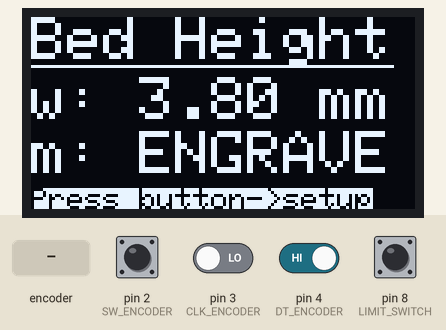
Recording of a sketch running on a simulated Arduino Nano, built with avr-gcc and run on an emulated ATmega328P. Parts: 128×64 one-colour display. The inputs (shaded band) are chosen by the test bench; at power-on: pin 2 (SW_ENCODER), pin 4 (DT_ENCODER), pin 8 (LIMIT_SWITCH) HIGH, pin 3 (CLK_ENCODER) LOW.

Above: at 1.4 s.
1.5 s: pin 2 (SW_ENCODER) driven LOW
At 1.86 s:
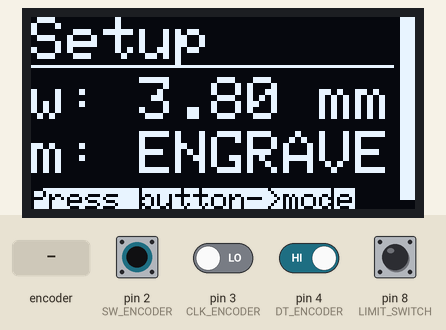
3.7 s: rotary encoder on pin 3 (CLK_ENCODER) / pin 4 (DT_ENCODER) turned 2 steps (second pin leading)
At 4.21 s:
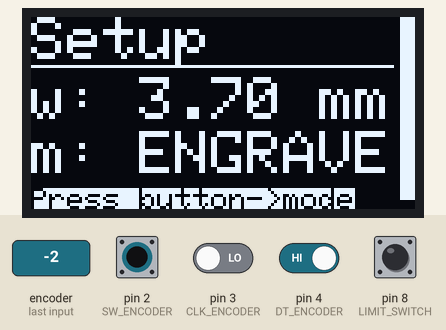
5.6 s: rotary encoder on pin 3 (CLK_ENCODER) / pin 4 (DT_ENCODER) turned 1 step (first pin leading)
At 6.33 s:
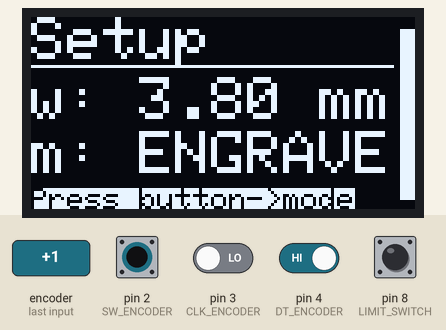
8.8 s: pin 8 (LIMIT_SWITCH) pulled LOW for 3.2 s
At 11.87 s:
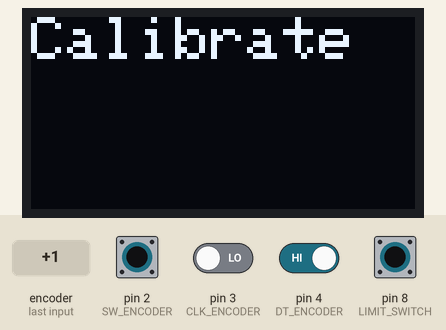
14.5 s: pin 2 (SW_ENCODER) pulsed HIGH 5 times (0.12 s each, 0.3 s apart)
At 15.42 s:
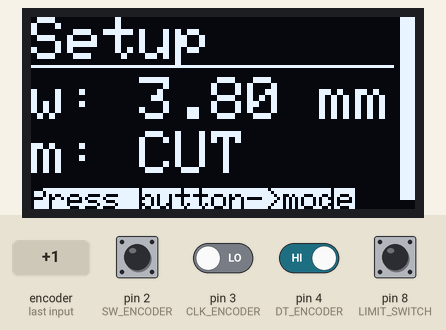

The sketch:

calibration_plateau_K40_V2.ino
```cpp
#include <SPI.h>                // Serial Peripheral Interface
#include <Wire.h>               // I2C
#include <Adafruit_GFX.h>       // Adafruit graphic library
#include <Adafruit_SSD1306.h>   // oled driver library

// Cablage écran OLED 128x64 pixels I2C basé sur le contrôleur SSD1306
//SCL pin A5
//SDA pin A4
Adafruit_SSD1306 display(128, 64, &Wire);

// cablage Micropstep Driver (pilote de moteur pas à pas)
// les pin ENA-, DIR- et PUL- sont à la masse
// dipswitch = S1-S3 : OFF-ON-OFF (1600 pulse / rev, à valider en fonction des besoins)
// dipswitch S4-S6 : OFF-ON-ON, max 2,5A
#define PULSE_STEPPER 5 // PUL+
#define DIR_STEPPER 6 // DIR+
#define ENABLE_STEPPER 7 // ENA+

// Cablâge encodeur
#define SW_ENCODER  2 // obligatoire sur pin 2 pour assurer la gestion des interrupts sur le nano
#define CLK_ENCODER 3
#define DT_ENCODER  4

// Variables liées à l'encodeur
int etatPrecedentSW;
int etatPrecedentCLK;
int etatPrecedentDT;
int ButtonPressed;

// Cablagge du microswitch fin de course. Par rapport à la masse, pullup interne actif.
#define LIMIT_SWITCH 8

// Deux modes possibles:
// graver : dans ce cas, le plateau positionne la focale du laser à la surface de la piece à graver,
// couper : dans ce cas, le plateau positionne la focale du laser au milieu de la piece à graver
#define GRAVER 1
#define COUPER 0
#define DEFAULT_MODE GRAVER

// Epaisseur maximum de la piece sur le plateau en 1/10e de mm
#define EPAISSEUR_MAX 38
int Epaisseur = EPAISSEUR_MAX; //en 1/10e de mm
int EpaisseurPrecedente = EPAISSEUR_MAX;

// Steps MIN et MAX du moteur pas a pas dans les limites du mécanisme
#define STEPMIN 0
#define STEPMAX 6000

// Delai d'attente (ms) sans action de l'opérateur avant de commencer la manoeuvre du plateau
#define STARTDELAY 6000

void setup() {
  // configure les pin du controleur de moteur pas a pas
  pinMode(PULSE_STEPPER, OUTPUT);
  pinMode(DIR_STEPPER, OUTPUT);
  pinMode(ENABLE_STEPPER, OUTPUT);

  // configure la pin du fin de course
  pinMode(LIMIT_SWITCH, INPUT_PULLUP);

  // Configure les pin du bouton encodeur KY-040)
  pinMode(SW_ENCODER, INPUT);
  pinMode(CLK_ENCODER, INPUT);
  pinMode(DT_ENCODER, INPUT);

  // Petite pause pour laisser le temps aux signaux de se stabiliser
  delay(200);

  // disable le moteur pas a pas -> pas de surchauffe, moins de conso
  digitalWrite(ENABLE_STEPPER, HIGH);

  // Mémorisation des valeurs initiales SW/CLK/DT de l'encodeur
  etatPrecedentSW  = digitalRead(SW_ENCODER);
  etatPrecedentCLK = digitalRead(CLK_ENCODER);
  etatPrecedentDT  = digitalRead(DT_ENCODER);

  // initialise l'ecran OLED
  //Utiliser le scanner I2C pour trouver le port série sur lequel se trouve votre écran
  display.begin(SSD1306_SWITCHCAPVCC, 0x3C);

  // Activation des interruptions sur les lignes CLK et DT pour la lecture de l'encodeur
  attachInterrupt(digitalPinToInterrupt(CLK_ENCODER), changementCLK, CHANGE);
  attachInterrupt(digitalPinToInterrupt(SW_ENCODER), changementSW, FALLING);

  Serial.begin(9600);
}

void loop() {
  unsigned long start;
  int Mode=DEFAULT_MODE;

  // ne fait rien, attends que l'operateur presse le bouton pour commencer les opérations
  RefreshStatusScreen( Epaisseur/10.0, Mode);
  do { delay( 200);  } while (!ButtonPressed);
  ButtonPressed = LOW;

  // L'operatreur peut selectionner l'épaisseur de la piece en tournant le bouton
  // et le mode graver/couper en poussant sur le bouton
  // ensuite, s'il ne touche plus a rien pendant "STARTDELAY" milli-seconde, la manoeuvre commence
  start = millis();
  do
  {
    // Limite les épaisseurs min et max
    Epaisseur = constrain( Epaisseur, 0, EPAISSEUR_MAX);

    // Change le mode sur pression du bouton
    if (ButtonPressed)
    {
      Mode = ! Mode;
      ButtonPressed = LOW;
      start = millis(); // reset timeout
    }
    if (EpaisseurPrecedente != Epaisseur) start = millis(); // reset timeout
    EpaisseurPrecedente = Epaisseur;
    RefreshSetupScreen( Epaisseur/10.0 , Mode, map( millis()-start, 0, STARTDELAY, 63, 0));
  } while ((millis() - start) < STARTDELAY);

  // positionne le plateau réglable
  SetBed( Epaisseur, Mode);
}


// Epaisseur en 10e de mm
// Mode Graver ou Couper
void SetBed( int Epaisseur, int Mode)
{
  int limit_touched; //contact de fin de course
  int Steps;

  // Calcule le nombre de pas nécessaires pour placer la focale sur la surface du matérieux a traiter (graver) ou au milieu de celui-ci (couper)
  if (Mode == COUPER) Epaisseur = Epaisseur / 2;
  Steps = map(Epaisseur, 0, EPAISSEUR_MAX , STEPMAX, STEPMIN);

  // Descend chercher le point de référence pour calibration
  digitalWrite(ENABLE_STEPPER, LOW); // enable moteur pas a pas
  DisplayText( 2, "Calibrate");
  digitalWrite(DIR_STEPPER, LOW);
  do
  {
    digitalWrite(PULSE_STEPPER, HIGH);
    delayMicroseconds(200);
    digitalWrite(PULSE_STEPPER, LOW);
    delayMicroseconds(200);
    limit_touched = digitalRead( LIMIT_SWITCH);
  } while (!limit_touched);
  DisplayText( 2, "Done");
  delay( 1000);

  // remonte le bed a la hauteur désirée
  DisplayText( 2, "Set Bed");
  digitalWrite(DIR_STEPPER, HIGH);
  for (long i=0; i< Steps; i++)
  {
    digitalWrite(PULSE_STEPPER, HIGH);
    delayMicroseconds(200);
    digitalWrite(PULSE_STEPPER, LOW);
    delayMicroseconds(200);
  }
  digitalWrite(ENABLE_STEPPER, HIGH); // disable moteurc pas a pas

  DisplayText( 2, "Ready");
  delay( 1000);
}

void RefreshSetupScreen( float ep, int mode, int GraphBar)
{
  display.clearDisplay();
  display.setTextColor(WHITE, BLACK);
  display.setTextSize(2);
  display.setCursor(0,0);
  display.print( "Setup");
  display.drawLine(0, 16, 120, 16, WHITE);

  display.setCursor(0,20);
  display.print( "w: ");
  display.print(ep);
  display.print( " mm");

  display.setCursor(0,38);
  display.print( "m: ");
  if (mode==1) display.println("ENGRAVE");
          else display.println("CUT");

  // dessine la loading bar à droite de l'ecran, permet d'indiquer quandle délai d'attent est dépassé -> début de la manoeuvre
  for (int i=0; i<GraphBar; i++)
  {
   display.drawLine(123, 60-i, 127, 60-i, WHITE);
  }

  display.setTextColor(BLACK, WHITE);
  display.setTextSize(1);
  display.setCursor(0,57);
  display.println("Press button->mode");
  display.display();
}

void RefreshStatusScreen( float ep, int mode)
{
  display.clearDisplay();
  display.setTextColor(WHITE, BLACK);
  display.setTextSize(2);
  display.setCursor(0,0);
  display.print( "Bed Height");
  display.drawLine(0, 16, 120, 16, WHITE);

  display.setCursor(0,20);
  display.print( "w: ");
  display.print(ep);
  display.print( " mm");

  display.setCursor(0,38);
  display.print( "m: ");
  if (mode==1) display.println("ENGRAVE");
          else display.println("CUT");

  display.setTextColor(BLACK, WHITE);
  display.setTextSize(1);
  display.setCursor(0,57);
  display.println("Press button->setup");

  display.display();
}

void DisplayText( int size, String t)
{
 // text display tests
  display.clearDisplay();
  display.setTextColor(WHITE);
  display.setTextSize(size);
  display.setCursor(0,0);
  display.println(t);
  display.display();
}

// Lit la position du bouton encodeur
void changementCLK() {
    int etatActuelCLK = digitalRead(CLK_ENCODER);
    int etatActuelDT  = digitalRead(DT_ENCODER);

    // Incrémente: Si CLK = 1 et DT = 0, et que l'ancienCLK = 0 et ancienDT = 1, alors le bouton a été tourné d'un cran vers la droite (sens horaire)
    if((etatActuelCLK == HIGH) && (etatActuelDT == LOW) && (etatPrecedentCLK == LOW) && (etatPrecedentDT == HIGH)) { Epaisseur++; }

    //Décrémente : Si CLK = 1 et DT = 1, et que l'ancienCLK = 0 et ancienDT = 0, alors le bouton a été tourné d'un cran vers la gauche (sens antihoraire)
    if((etatActuelCLK == HIGH) && (etatActuelDT == HIGH) && (etatPrecedentCLK == LOW) && (etatPrecedentDT == LOW)) { Epaisseur--; }

    // Et on mémorise ces états actuels comme étant "les nouveaux anciens", pour le "tour suivant" !
    etatPrecedentCLK = etatActuelCLK;
    etatPrecedentDT = etatActuelDT;
}

// Lit l'etat du bouton a presser de l'encodeur + debouncing
unsigned long lastDebounceTime = 0;
unsigned long debounceDelay = 300;
void changementSW() {
    // on prene en compte le bouton enfoné (falling) si le debounceDelay est écoulé
    if ((millis()-lastDebounceTime) > debounceDelay)
    {
      lastDebounceTime = millis();
      ButtonPressed = HIGH;
    }
}
```

Measured:
- after the input at 1.5 s, the display: changes after 0.21 s (image 1)
- after the input at 8.8 s, the display: first differs from a run without the input after 2.9 s (image 4)
- after the input at 14.5 s, the display: first changes after 0.26 s (image 5 shows a later state)
